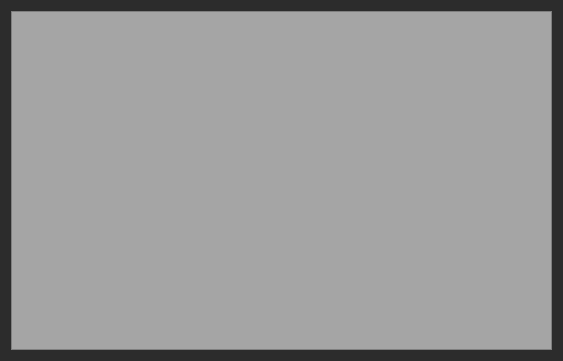
<?xml version="1.0" encoding="UTF-8"?>
<ui version="4.0">
 <class>WList</class>
 <widget class="QWidget" name="WList">
  <property name="geometry">
   <rect>
    <x>0</x>
    <y>0</y>
    <width>563</width>
    <height>361</height>
   </rect>
  </property>
  <property name="windowTitle">
   <string>Form</string>
  </property>
  <property name="styleSheet">
   <string notr="true">background-color: rgb(44, 44, 44);</string>
  </property>
  <layout class="QHBoxLayout" name="horizontalLayout">
   <item>
    <widget class="QListWidget" name="WordsList">
     <property name="styleSheet">
      <string notr="true">background-color: rgb(165, 165, 165);
color: rgb(16, 16, 16);</string>
     </property>
    </widget>
   </item>
  </layout>
 </widget>
 <resources/>
 <connections/>
</ui>
